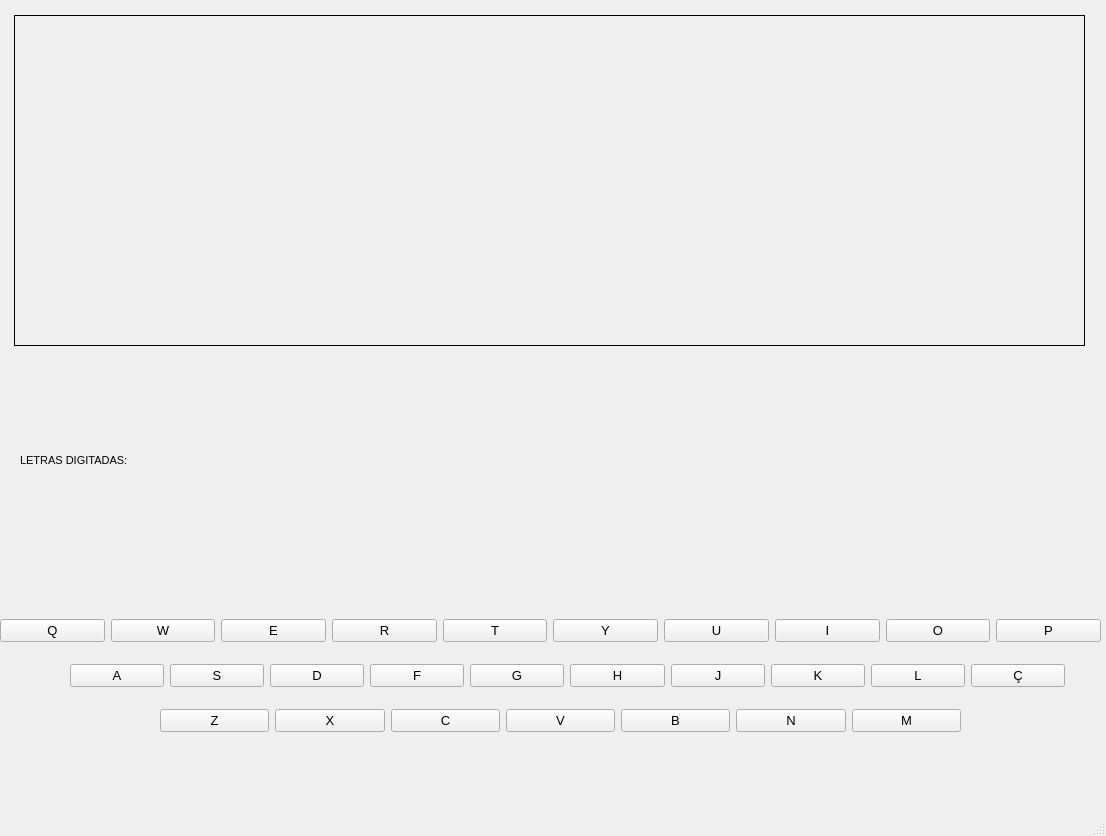
<?xml version="1.0" encoding="UTF-8"?>
<ui version="4.0">
 <class>MainWindow</class>
 <widget class="QMainWindow" name="MainWindow">
  <property name="geometry">
   <rect>
    <x>0</x>
    <y>0</y>
    <width>1106</width>
    <height>836</height>
   </rect>
  </property>
  <property name="windowTitle">
   <string>Jogo da Forca</string>
  </property>
  <widget class="QWidget" name="centralwidget">
   <widget class="QWidget" name="horizontalLayoutWidget_2">
    <property name="geometry">
     <rect>
      <x>70</x>
      <y>650</y>
      <width>995</width>
      <height>51</height>
     </rect>
    </property>
    <layout class="QHBoxLayout" name="horizontalLayout_2">
     <item>
      <widget class="QPushButton" name="btnA">
       <property name="font">
        <font>
         <family>Arial</family>
         <pointsize>10</pointsize>
        </font>
       </property>
       <property name="text">
        <string>A</string>
       </property>
       <property name="checkable">
        <bool>false</bool>
       </property>
       <property name="checked">
        <bool>false</bool>
       </property>
      </widget>
     </item>
     <item>
      <widget class="QPushButton" name="btnS">
       <property name="font">
        <font>
         <family>Arial</family>
         <pointsize>10</pointsize>
        </font>
       </property>
       <property name="text">
        <string>S</string>
       </property>
       <property name="checkable">
        <bool>false</bool>
       </property>
       <property name="checked">
        <bool>false</bool>
       </property>
      </widget>
     </item>
     <item>
      <widget class="QPushButton" name="btnD">
       <property name="font">
        <font>
         <family>Arial</family>
         <pointsize>10</pointsize>
        </font>
       </property>
       <property name="text">
        <string>D</string>
       </property>
       <property name="checkable">
        <bool>false</bool>
       </property>
       <property name="checked">
        <bool>false</bool>
       </property>
      </widget>
     </item>
     <item>
      <widget class="QPushButton" name="btnF">
       <property name="font">
        <font>
         <family>Arial</family>
         <pointsize>10</pointsize>
        </font>
       </property>
       <property name="text">
        <string>F</string>
       </property>
       <property name="checkable">
        <bool>false</bool>
       </property>
       <property name="checked">
        <bool>false</bool>
       </property>
      </widget>
     </item>
     <item>
      <widget class="QPushButton" name="btnG">
       <property name="font">
        <font>
         <family>Arial</family>
         <pointsize>10</pointsize>
        </font>
       </property>
       <property name="text">
        <string>G</string>
       </property>
       <property name="checkable">
        <bool>false</bool>
       </property>
       <property name="checked">
        <bool>false</bool>
       </property>
      </widget>
     </item>
     <item>
      <widget class="QPushButton" name="btnH">
       <property name="font">
        <font>
         <family>Arial</family>
         <pointsize>10</pointsize>
        </font>
       </property>
       <property name="text">
        <string>H</string>
       </property>
       <property name="checkable">
        <bool>false</bool>
       </property>
       <property name="checked">
        <bool>false</bool>
       </property>
      </widget>
     </item>
     <item>
      <widget class="QPushButton" name="btnJ">
       <property name="font">
        <font>
         <family>Arial</family>
         <pointsize>10</pointsize>
        </font>
       </property>
       <property name="text">
        <string>J</string>
       </property>
       <property name="checkable">
        <bool>false</bool>
       </property>
       <property name="checked">
        <bool>false</bool>
       </property>
      </widget>
     </item>
     <item>
      <widget class="QPushButton" name="btnK">
       <property name="font">
        <font>
         <family>Arial</family>
         <pointsize>10</pointsize>
        </font>
       </property>
       <property name="text">
        <string>K</string>
       </property>
       <property name="checkable">
        <bool>false</bool>
       </property>
       <property name="checked">
        <bool>false</bool>
       </property>
      </widget>
     </item>
     <item>
      <widget class="QPushButton" name="btnL">
       <property name="font">
        <font>
         <family>Arial</family>
         <pointsize>10</pointsize>
        </font>
       </property>
       <property name="text">
        <string>L</string>
       </property>
       <property name="checkable">
        <bool>false</bool>
       </property>
       <property name="checked">
        <bool>false</bool>
       </property>
      </widget>
     </item>
     <item>
      <widget class="QPushButton" name="btnCd">
       <property name="font">
        <font>
         <family>Arial</family>
         <pointsize>10</pointsize>
        </font>
       </property>
       <property name="text">
        <string>Ç</string>
       </property>
       <property name="checkable">
        <bool>false</bool>
       </property>
       <property name="checked">
        <bool>false</bool>
       </property>
      </widget>
     </item>
    </layout>
   </widget>
   <widget class="QWidget" name="horizontalLayoutWidget_3">
    <property name="geometry">
     <rect>
      <x>160</x>
      <y>700</y>
      <width>801</width>
      <height>41</height>
     </rect>
    </property>
    <layout class="QHBoxLayout" name="horizontalLayout_3">
     <item>
      <widget class="QPushButton" name="btnZ">
       <property name="font">
        <font>
         <family>Arial</family>
         <pointsize>10</pointsize>
        </font>
       </property>
       <property name="text">
        <string>Z</string>
       </property>
       <property name="checkable">
        <bool>false</bool>
       </property>
       <property name="checked">
        <bool>false</bool>
       </property>
      </widget>
     </item>
     <item>
      <widget class="QPushButton" name="btnX">
       <property name="font">
        <font>
         <family>Arial</family>
         <pointsize>10</pointsize>
        </font>
       </property>
       <property name="text">
        <string>X</string>
       </property>
       <property name="checkable">
        <bool>false</bool>
       </property>
       <property name="checked">
        <bool>false</bool>
       </property>
      </widget>
     </item>
     <item>
      <widget class="QPushButton" name="btnC">
       <property name="font">
        <font>
         <family>Arial</family>
         <pointsize>10</pointsize>
        </font>
       </property>
       <property name="text">
        <string>C</string>
       </property>
       <property name="checkable">
        <bool>false</bool>
       </property>
       <property name="checked">
        <bool>false</bool>
       </property>
      </widget>
     </item>
     <item>
      <widget class="QPushButton" name="btnV">
       <property name="font">
        <font>
         <family>Arial</family>
         <pointsize>10</pointsize>
        </font>
       </property>
       <property name="text">
        <string>V</string>
       </property>
       <property name="checkable">
        <bool>false</bool>
       </property>
       <property name="checked">
        <bool>false</bool>
       </property>
      </widget>
     </item>
     <item>
      <widget class="QPushButton" name="btnB">
       <property name="font">
        <font>
         <family>Arial</family>
         <pointsize>10</pointsize>
        </font>
       </property>
       <property name="text">
        <string>B</string>
       </property>
       <property name="checkable">
        <bool>false</bool>
       </property>
       <property name="checked">
        <bool>false</bool>
       </property>
      </widget>
     </item>
     <item>
      <widget class="QPushButton" name="btnN">
       <property name="font">
        <font>
         <family>Arial</family>
         <pointsize>10</pointsize>
        </font>
       </property>
       <property name="text">
        <string>N</string>
       </property>
       <property name="checkable">
        <bool>false</bool>
       </property>
       <property name="checked">
        <bool>false</bool>
       </property>
      </widget>
     </item>
     <item>
      <widget class="QPushButton" name="btnM">
       <property name="font">
        <font>
         <family>Arial</family>
         <pointsize>10</pointsize>
        </font>
       </property>
       <property name="text">
        <string>M</string>
       </property>
       <property name="checkable">
        <bool>false</bool>
       </property>
       <property name="checked">
        <bool>false</bool>
       </property>
      </widget>
     </item>
    </layout>
   </widget>
   <widget class="QWidget" name="horizontalLayoutWidget">
    <property name="geometry">
     <rect>
      <x>0</x>
      <y>610</y>
      <width>1101</width>
      <height>41</height>
     </rect>
    </property>
    <layout class="QHBoxLayout" name="horizontalLayout">
     <item>
      <widget class="QPushButton" name="btnQ">
       <property name="font">
        <font>
         <family>Arial</family>
         <pointsize>10</pointsize>
        </font>
       </property>
       <property name="text">
        <string>Q</string>
       </property>
       <property name="checkable">
        <bool>false</bool>
       </property>
       <property name="checked">
        <bool>false</bool>
       </property>
      </widget>
     </item>
     <item>
      <widget class="QPushButton" name="btnW">
       <property name="font">
        <font>
         <family>Arial</family>
         <pointsize>10</pointsize>
        </font>
       </property>
       <property name="text">
        <string>W</string>
       </property>
       <property name="checkable">
        <bool>false</bool>
       </property>
       <property name="checked">
        <bool>false</bool>
       </property>
      </widget>
     </item>
     <item>
      <widget class="QPushButton" name="btnE">
       <property name="font">
        <font>
         <family>Arial</family>
         <pointsize>10</pointsize>
        </font>
       </property>
       <property name="text">
        <string>E</string>
       </property>
       <property name="checkable">
        <bool>false</bool>
       </property>
       <property name="checked">
        <bool>false</bool>
       </property>
      </widget>
     </item>
     <item>
      <widget class="QPushButton" name="btnR">
       <property name="font">
        <font>
         <family>Arial</family>
         <pointsize>10</pointsize>
        </font>
       </property>
       <property name="text">
        <string>R</string>
       </property>
       <property name="checkable">
        <bool>false</bool>
       </property>
       <property name="checked">
        <bool>false</bool>
       </property>
      </widget>
     </item>
     <item>
      <widget class="QPushButton" name="btnT">
       <property name="font">
        <font>
         <family>Arial</family>
         <pointsize>10</pointsize>
        </font>
       </property>
       <property name="text">
        <string>T</string>
       </property>
       <property name="checkable">
        <bool>false</bool>
       </property>
       <property name="checked">
        <bool>false</bool>
       </property>
      </widget>
     </item>
     <item>
      <widget class="QPushButton" name="btnY">
       <property name="font">
        <font>
         <family>Arial</family>
         <pointsize>10</pointsize>
        </font>
       </property>
       <property name="text">
        <string>Y</string>
       </property>
       <property name="checkable">
        <bool>false</bool>
       </property>
       <property name="checked">
        <bool>false</bool>
       </property>
      </widget>
     </item>
     <item>
      <widget class="QPushButton" name="btnU">
       <property name="font">
        <font>
         <family>Arial</family>
         <pointsize>10</pointsize>
        </font>
       </property>
       <property name="text">
        <string>U</string>
       </property>
       <property name="checkable">
        <bool>false</bool>
       </property>
       <property name="checked">
        <bool>false</bool>
       </property>
      </widget>
     </item>
     <item>
      <widget class="QPushButton" name="btnI">
       <property name="font">
        <font>
         <family>Arial</family>
         <pointsize>10</pointsize>
        </font>
       </property>
       <property name="text">
        <string>I</string>
       </property>
       <property name="checkable">
        <bool>false</bool>
       </property>
       <property name="checked">
        <bool>false</bool>
       </property>
      </widget>
     </item>
     <item>
      <widget class="QPushButton" name="btnO">
       <property name="font">
        <font>
         <family>Arial</family>
         <pointsize>10</pointsize>
        </font>
       </property>
       <property name="text">
        <string>O</string>
       </property>
       <property name="checkable">
        <bool>false</bool>
       </property>
       <property name="checked">
        <bool>false</bool>
       </property>
      </widget>
     </item>
     <item>
      <widget class="QPushButton" name="btnP">
       <property name="font">
        <font>
         <family>Arial</family>
         <pointsize>10</pointsize>
        </font>
       </property>
       <property name="text">
        <string>P</string>
       </property>
       <property name="checkable">
        <bool>false</bool>
       </property>
       <property name="checked">
        <bool>false</bool>
       </property>
      </widget>
     </item>
    </layout>
   </widget>
   <widget class="QLabel" name="forca">
    <property name="geometry">
     <rect>
      <x>14</x>
      <y>15</y>
      <width>1071</width>
      <height>331</height>
     </rect>
    </property>
    <property name="frameShape">
     <enum>QFrame::Panel</enum>
    </property>
    <property name="text">
     <string/>
    </property>
    <property name="alignment">
     <set>Qt::AlignLeading|Qt::AlignLeft|Qt::AlignTop</set>
    </property>
   </widget>
   <widget class="QLabel" name="label_2">
    <property name="geometry">
     <rect>
      <x>20</x>
      <y>440</y>
      <width>131</width>
      <height>41</height>
     </rect>
    </property>
    <property name="font">
     <font>
      <family>Arial</family>
      <pointsize>8</pointsize>
     </font>
    </property>
    <property name="frameShape">
     <enum>QFrame::NoFrame</enum>
    </property>
    <property name="text">
     <string>LETRAS DIGITADAS:</string>
    </property>
   </widget>
   <widget class="QLabel" name="letras_dig">
    <property name="geometry">
     <rect>
      <x>160</x>
      <y>425</y>
      <width>921</width>
      <height>41</height>
     </rect>
    </property>
    <property name="font">
     <font>
      <family>Arial</family>
      <pointsize>20</pointsize>
     </font>
    </property>
    <property name="text">
     <string/>
    </property>
    <property name="textFormat">
     <enum>Qt::AutoText</enum>
    </property>
    <property name="alignment">
     <set>Qt::AlignLeading|Qt::AlignLeft|Qt::AlignTop</set>
    </property>
    <property name="margin">
     <number>0</number>
    </property>
    <property name="indent">
     <number>-1</number>
    </property>
    <property name="openExternalLinks">
     <bool>false</bool>
    </property>
   </widget>
   <widget class="QLabel" name="palavra_sec">
    <property name="geometry">
     <rect>
      <x>14</x>
      <y>360</y>
      <width>1071</width>
      <height>61</height>
     </rect>
    </property>
    <property name="font">
     <font>
      <family>Arial</family>
      <pointsize>26</pointsize>
     </font>
    </property>
    <property name="text">
     <string/>
    </property>
    <property name="textFormat">
     <enum>Qt::AutoText</enum>
    </property>
    <property name="alignment">
     <set>Qt::AlignCenter</set>
    </property>
    <property name="margin">
     <number>0</number>
    </property>
   </widget>
   <widget class="QLabel" name="letras_dig_2">
    <property name="geometry">
     <rect>
      <x>160</x>
      <y>470</y>
      <width>921</width>
      <height>41</height>
     </rect>
    </property>
    <property name="font">
     <font>
      <family>Arial</family>
      <pointsize>20</pointsize>
     </font>
    </property>
    <property name="text">
     <string/>
    </property>
    <property name="textFormat">
     <enum>Qt::AutoText</enum>
    </property>
    <property name="alignment">
     <set>Qt::AlignLeading|Qt::AlignLeft|Qt::AlignTop</set>
    </property>
    <property name="margin">
     <number>0</number>
    </property>
    <property name="indent">
     <number>-1</number>
    </property>
    <property name="openExternalLinks">
     <bool>false</bool>
    </property>
   </widget>
  </widget>
  <widget class="QStatusBar" name="statusbar"/>
 </widget>
 <resources/>
 <connections/>
</ui>
